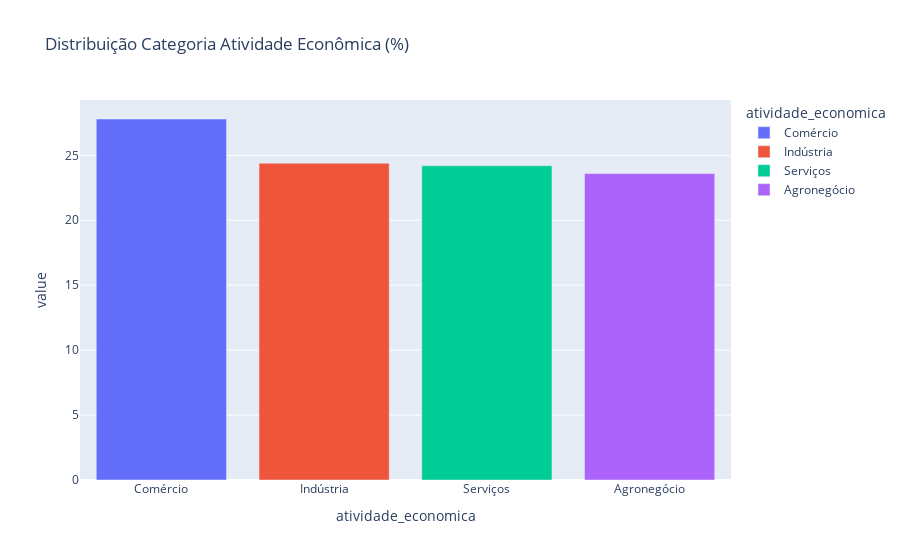

The notebook cell this image was saved under:
### Markdown cell above
Registros mais uniformes em relação a localização

### Code cell
# Distribuição da Variável Target (atividade_economica) - Gráfico Percentua
percentual_atividade_economica = df_segmento.value_counts('atividade_economica') / len(df_segmento) * 100
px.bar(
    percentual_atividade_economica, 
    color=percentual_atividade_economica.index, 
    title='Distribuição Categoria Atividade Econômica (%)',
)

### Figure 1 — Plotly figure (JSON) as saved in the notebook; plotly's stock layout.template omitted (floating-point values rounded to 4 significant figures)
{"data": [{"alignmentgroup": "True", "hovertemplate": "atividade_economica=%{x}<br>value=%{y}<extra></extra>", "legendgroup": "Comércio", "marker": {"color": "#636efa", "pattern": {"shape": ""}}, "name": "Comércio", "offsetgroup": "Comércio", "orientation": "v", "showlegend": true, "textposition": "auto", "type": "bar", "x": ["Comércio"], "xaxis": "x", "y": [27.8], "yaxis": "y"}, {"alignmentgroup": "True", "hovertemplate": "atividade_economica=%{x}<br>value=%{y}<extra></extra>", "legendgroup": "Indústria", "marker": {"color": "#EF553B", "pattern": {"shape": ""}}, "name": "Indústria", "offsetgroup": "Indústria", "orientation": "v", "showlegend": true, "textposition": "auto", "type": "bar", "x": ["Indústria"], "xaxis": "x", "y": [24.4], "yaxis": "y"}, {"alignmentgroup": "True", "hovertemplate": "atividade_economica=%{x}<br>value=%{y}<extra></extra>", "legendgroup": "Serviços", "marker": {"color": "#00cc96", "pattern": {"shape": ""}}, "name": "Serviços", "offsetgroup": "Serviços", "orientation": "v", "showlegend": true, "textposition": "auto", "type": "bar", "x": ["Serviços"], "xaxis": "x", "y": [24.2], "yaxis": "y"}, {"alignmentgroup": "True", "hovertemplate": "atividade_economica=%{x}<br>value=%{y}<extra></extra>", "legendgroup": "Agronegócio", "marker": {"color": "#ab63fa", "pattern": {"shape": ""}}, "name": "Agronegócio", "offsetgroup": "Agronegócio", "orientation": "v", "showlegend": true, "textposition": "auto", "type": "bar", "x": ["Agronegócio"], "xaxis": "x", "y": [23.6], "yaxis": "y"}], "layout": {"barmode": "relative", "legend": {"title": {"text": "atividade_economica"}, "tracegroupgap": 0}, "title": {"text": "Distribuição Categoria Atividade Econômica (%)"}, "xaxis": {"anchor": "y", "categoryarray": ["Comércio", "Indústria", "Serviços", "Agronegócio"], "categoryorder": "array", "domain": [0, 1], "title": {"text": "atividade_economica"}}, "yaxis": {"anchor": "x", "domain": [0, 1], "title": {"text": "value"}}}}
